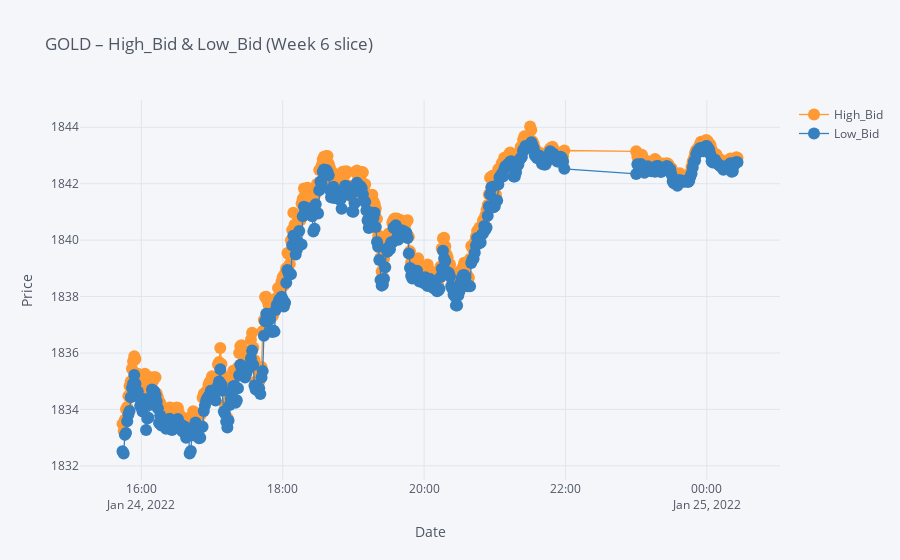

Here is the notebook cell this chart was saved with:
### Code cell
import pandas as pd
import numpy as np

import plotly.offline as py
import cufflinks as cf

# Activate offline plotting for iplot
py.init_notebook_mode(connected=True)
cf.go_offline()

# ---------------------------------------------------------
# 1. Load Bid and Ask minute data (2022)
# ---------------------------------------------------------
bid_path = "XAUUSD_1 Min_Bid_2022.01.01_2022.12.31 (1).csv"
ask_path = "XAUUSD_1 Min_Ask_2022.01.01_2022.12.31 (1).csv"

df_bid = pd.read_csv(bid_path)
df_ask = pd.read_csv(ask_path)

# ---------------------------------------------------------
# 2. Rename columns so they match the practical notebook style
#    and merge into one df_2022 table
# ---------------------------------------------------------
df_bid = df_bid.rename(columns={
    "Time (UTC)": "Local_time",
    "Open": "Open_Bid",
    "High": "High_Bid",
    "Low": "Low_Bid",
    "Close": "Close_Bid",
    "Volume ": "Volume_Bid"
})

df_ask = df_ask.rename(columns={
    "Time (UTC)": "Local_time",
    "Open": "Open_Ask",
    "High": "High_Ask",
    "Low": "Low_Ask",
    "Close": "Close_Ask",
    "Volume ": "Volume_Ask"
})

# Merge Bid and Ask on time
df_2022 = pd.merge(df_bid, df_ask, on="Local_time")

# Convert time to datetime and call it Local_time_T
df_2022["Local_time_T"] = pd.to_datetime(df_2022["Local_time"])

# For convenience, we will call this 'data' as in the practical notebook
data = df_2022.copy()

print("Full data shape:", data.shape)
print(data.columns)

# ---------------------------------------------------------
# 3. Use SID to define start index and time window
#    SID = 2421463 → last 5 digits = 21463, last 3 digits = 463
# ---------------------------------------------------------
sid = "2421463"
start_idx = int(sid[-5:])   # 21463
period_minutes = int(sid[-3:])  # 463
end_idx = start_idx + period_minutes   # slicing end index (exclusive)

print("Start index:", start_idx)
print("End index:", end_idx)

# ---------------------------------------------------------
# 4. Create the slice and plot High_Bid and Low_Bid with iplot()
# ---------------------------------------------------------
data_slice = data.iloc[start_idx:end_idx,
                       :][["High_Bid", "Low_Bid",
                           "Local_time_T", "Volume_Ask", "Volume_Bid"]]

data_slice.iplot(
    x="Local_time_T",
    y=["High_Bid", "Low_Bid"],
    mode="lines+markers",
    xTitle="Date",
    yTitle="Price",
    title="GOLD – High_Bid & Low_Bid (Week 6 slice)"
)

### Figure 1 — Plotly figure (JSON) as saved in the notebook; plotly's stock layout.template omitted (floating-point values rounded to 4 significant figures; data arrays with more than 128 entries replaced by an {"elided": "..."} marker saying what was removed)
{"data": [{"line": {"color": "rgba(255, 153, 51, 1.0)", "dash": "solid", "shape": "linear", "width": 1.3}, "marker": {"size": 12, "symbol": "circle"}, "mode": "lines+markers", "name": "High_Bid", "text": "", "type": "scatter", "x": {"elided": "463 str values"}, "y": {"elided": "463 float values"}}, {"line": {"color": "rgba(55, 128, 191, 1.0)", "dash": "solid", "shape": "linear", "width": 1.3}, "marker": {"size": 12, "symbol": "circle"}, "mode": "lines+markers", "name": "Low_Bid", "text": "", "type": "scatter", "x": {"elided": "463 str values"}, "y": {"elided": "463 float values"}}], "layout": {"autosize": true, "legend": {"bgcolor": "#F5F6F9", "font": {"color": "#4D5663"}}, "paper_bgcolor": "#F5F6F9", "plot_bgcolor": "#F5F6F9", "title": {"font": {"color": "#4D5663"}, "text": "GOLD – High_Bid & Low_Bid (Week 6 slice)"}, "xaxis": {"autorange": true, "gridcolor": "#E1E5ED", "range": ["2022-01-24 15:09:28.6976", "2022-01-25 01:00:31.3024"], "showgrid": true, "tickfont": {"color": "#4D5663"}, "title": {"font": {"color": "#4D5663"}, "text": "Date"}, "type": "date", "zerolinecolor": "#E1E5ED"}, "yaxis": {"autorange": true, "gridcolor": "#E1E5ED", "range": [1831.0, 1845.0], "showgrid": true, "tickfont": {"color": "#4D5663"}, "title": {"font": {"color": "#4D5663"}, "text": "Price"}, "type": "linear", "zerolinecolor": "#E1E5ED"}}}
